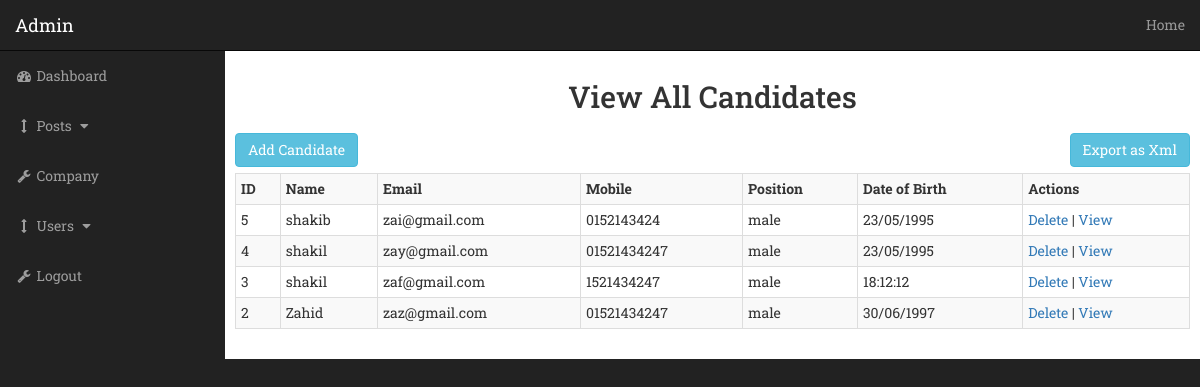
The page /admin/view_all_candidate.php on the database as committed earlier.
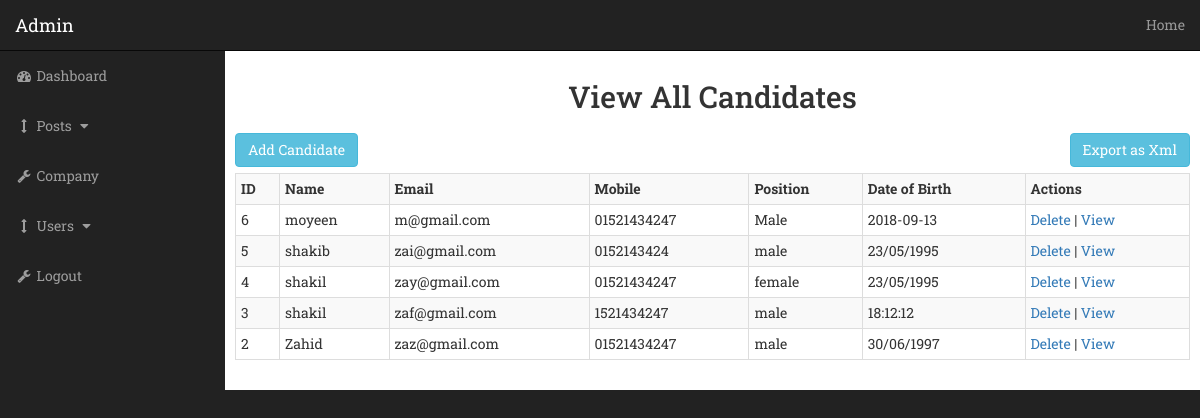
The same page on the database as committed later.
### tables this page shows
CREATE TABLE `candidate` (
  `cMail` varchar(100) NOT NULL,
  `cPass` text NOT NULL,
  `cName` varchar(32) NOT NULL,
  `cImage` varchar(200) NOT NULL,
  `cGender` text NOT NULL,
  `cMobile` varchar(200) DEFAULT NULL,
  `cSkill` text,
  `cPreviousExp` text NOT NULL,
  `cLogin` timestamp NOT NULL DEFAULT CURRENT_TIMESTAMP ON UPDATE CURRENT_TIMESTAMP,
  `cLogout` timestamp NOT NULL DEFAULT '0000-00-00 00:00:00',
  `cLastActivity` timestamp NOT NULL DEFAULT '0000-00-00 00:00:00',
  `cId` int(11) NOT NULL,
  `cDegree` varchar(32) NOT NULL,
  `cPresentAdd` text NOT NULL,
  `cPermanentAdd` text NOT NULL,
  `cDob` varchar(32) NOT NULL,
  `cDeleteDate` timestamp NULL DEFAULT NULL
);

### admin/view_all_candidate.php (the view, shortened to what this page needs)
<?php
include "includes/admin_header.php"
?>
<?php include "includes/admin_navigation.php" ?>
    <div id="page-wrapper" class="">
   <h2 style="text-align:center">View All Candidates</h2>
    <h3><a href='../reg/reg_candidate.php' style='float:left;' class='btn btn-info'>Add Candidate</a></h3>
    <h3><a href='convertxml/candidate_xml.php' style='float:right;' class='btn btn-info'>Export as Xml</a></h3><br/><br/>
	<table class="table table-striped table-bordered table-condensed">
		<tr>
        <th>ID</th>
        <th>Name</th>
        <th>Email</th>
        <th>Mobile</th>
        <th>Position</th>
        <th>Date of Birth</th>
        <th>Actions</th>
		</tr>
        <?php
            require '../config.php';
            $statement="select * from candidate where cDeleteDate is null order by cId desc";
            $result = mysqli_query($conn, $statement);
            if (mysqli_num_rows($result) > 0)
            {
                while($row = mysqli_fetch_assoc($result))
                {
                    echo "<tr>";
					echo "<td>".$row['cId']."</td>";
					echo "<td>".$row['cName']."</td>";
					echo "<td>".$row['cMail']."</td>";
					echo "<td>".$row['cMobile']."</td>";
					echo "<td>".$row['cGender']."</td>";
					echo "<td>".$row['cDob']."</td>";
					echo "<td><a href=\"includes/delete_candidate.php?id=$row[cId]\" onClick=\"return confirm('Are you sure you want to delete?')\">Delete</a> | <a href=\"view_candidate.php?Id=$row[cId]\">View</a></td>";
					echo "</tr>";
                }
            }
            else
            {
                echo "Nothing found in db";
            }
        ?>
		</table>
</div>
<?php include "includes/admin_footer.php" ?>

Rows that differ between the two databases and show on the page:
added candidate: cId "6", cName "moyeen", cMail "m@gmail.com", cMobile "01521434247", cGender "Male", cDob "2018-09-13"
changed candidate "zay@gmail.com": cGender "male" → "female"
